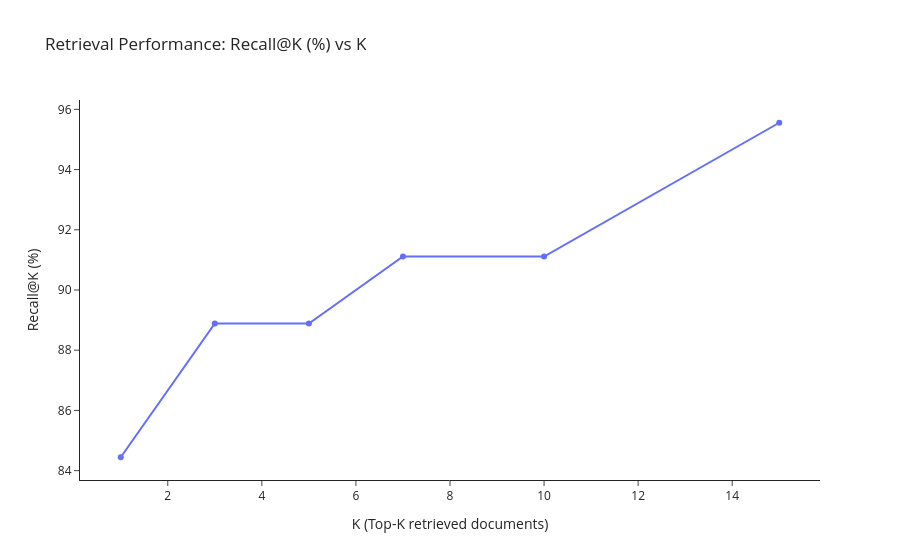

Notebook source saved alongside this figure:
### Code cell
recall_cols = ["recall_1","recall_3","recall_5","recall_7","recall_10","recall_15"]

mean_scores = data[recall_cols].mean()

df_plot = pd.DataFrame({
    "K": [1, 3, 5, 7, 10, 15],
    "Recall": mean_scores.values*100
})
fig = px.line(
    df_plot,
    x="K",
    y="Recall",
    markers=True,
    title="Retrieval Performance: Recall@K (%) vs K",
)

fig.update_layout(
    xaxis_title="K (Top-K retrieved documents)",
    yaxis_title="Recall@K (%)",
    template="simple_white"
)


fig.show()

### Figure 1 — Plotly figure (JSON) as saved in the notebook; plotly's stock layout.template omitted (floating-point values rounded to 4 significant figures)
{"data": [{"hovertemplate": "K=%{x}<br>Recall=%{y}<extra></extra>", "legendgroup": "", "line": {"color": "#636efa", "dash": "solid"}, "marker": {"symbol": "circle"}, "mode": "lines+markers", "name": "", "orientation": "v", "showlegend": false, "type": "scatter", "x": [1, 3, 5, 7, 10, 15], "xaxis": "x", "y": [84.44, 88.89, 88.89, 91.11, 91.11, 95.56], "yaxis": "y"}], "layout": {"legend": {"tracegroupgap": 0}, "title": {"text": "Retrieval Performance: Recall@K (%) vs K"}, "xaxis": {"anchor": "y", "domain": [0, 1], "title": {"text": "K (Top-K retrieved documents)"}}, "yaxis": {"anchor": "x", "domain": [0, 1], "title": {"text": "Recall@K (%)"}}}}
